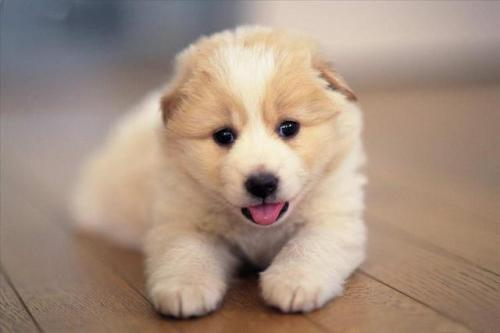
//> input picture puppy.bmp, 500 x 333 px
$ ./loadDisplaySave   (built with g++ and OpenCV 4)
//> lines starting //> are read from the running program, lines starting //| are printed output that depends on the picture
#include <opencv2/core.hpp>
#include <opencv2/highgui.hpp>
#include <opencv2/imgproc.hpp>

#include <iostream>

using namespace std;

void onMouse(int event, int x, int y, int flags, void* param) {
	cv::Mat *im = reinterpret_cast<cv::Mat*>(param);
	switch (event) {  // 调度事件
	case cv::EVENT_LBUTTONDOWN:  // 鼠标左键按下事件
		cout << "at (" << x << "," << y << ") value is: " << static_cast<int>(im->at<uchar>(cv::Point(x, y))) << endl;  // 显示像素值(x,y)
		break;
	}
}

int main() {
	cv::Mat image;  // 创建一个空图像
	//cout << "This image is " << image.rows << " x " << image.cols << endl << endl;

	image = cv::imread("puppy.bmp");  // 读取输入图像
//> image is the input picture: 333 rows x 500 cols, CV_8UC3; mean B, G, R 127.9, 143.7, 165.3
	//image = cv::imread("puppy.bmp", cv::IMREAD_GRAYSCALE);  // 读取图像，并将其转换为灰度图像
	//image = cv::imread("puppy.bmp", cv::IMREAD_COLOR);  // 读取图像，并将其转换为三通道彩色图像

	if (image.empty()) {  // 错误处理
		cout << "Error reading image." << endl;
		return 0;
	}

	cout << "This image is " << image.rows << " x " << image.cols << endl;  // 输入图像的尺寸
//| This image is 333 x 500
	cout << "This image has " << image.channels() << " channel(s)" << endl;  // 输入图像的通道数
//| This image has 3 channel(s)

	cv::namedWindow("Original Image");  // 定义窗口
	cv::imshow("Original Image", image);  // 显示图像

	cv::setMouseCallback("Original Image", onMouse, reinterpret_cast<void*>(&image));

	cv::Mat result;  // 创建另一个空图像
	cv::flip(image, result, 1);  // 翻转图像（正数表示水平，0表示垂直，负数表示水平和垂直）
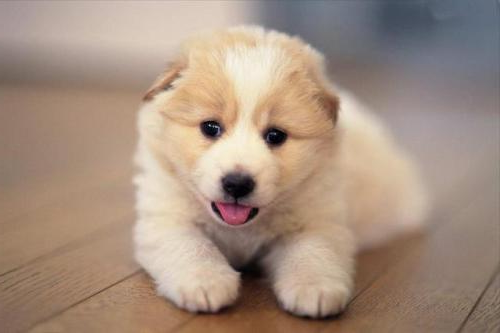
//> result: 333 rows x 500 cols, CV_8UC3; mean B, G, R 127.9, 143.7, 165.3
	//cv::flip(image, result, 1);  // 就地处理

	cv::namedWindow("Output Image");  // 输出窗口
	cv::imshow("Output Image", result);
	cv::waitKey(0);  // 0表示一直等待按键，正数表示等待的毫秒数
	cv::imwrite("output.bmp", result);  // 保存结果


	cv::namedWindow("Drawing on an Image");

	cv::circle(image,         // 目标图像
		cv::Point(260, 125),  // 中心点坐标
		120,                   // 半径
		0,                    // 颜色（此处用黑色）
		3);                   // 厚度

	cv::putText(image,           // 目标图像
		"This is a dog.",        // 文本
		cv::Point(40, 200),      // 文本位置
		cv::FONT_HERSHEY_PLAIN,  // 字体类型
		2.0,                     // 字体大小
		255,                     // 文本颜色（此处用白色）
		2);                      // 文本厚度
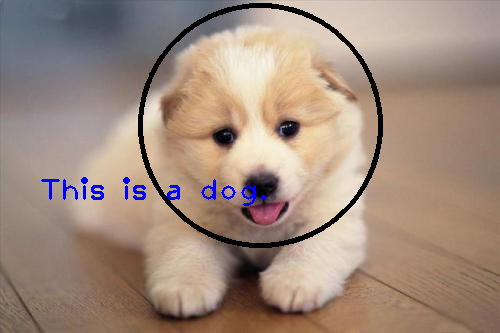
//> image: 333 rows x 500 cols, CV_8UC3; mean B, G, R 125.6, 139.2, 160.3

	cv::imshow("Drawing on an Image", image);
	cv::waitKey(0);

	return 0;
}
